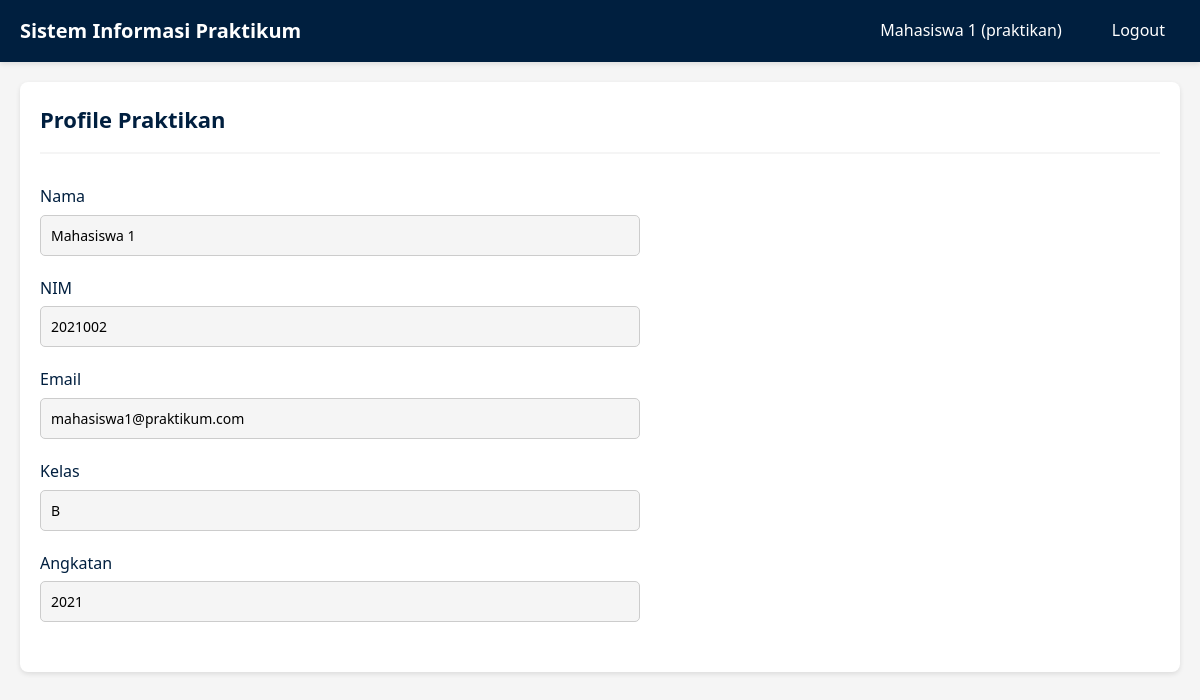
Page /praktikan/profile.php (signed in) on the committed database.
### tables this page shows
CREATE TABLE IF NOT EXISTS praktikan (
    id INT AUTO_INCREMENT PRIMARY KEY,
    user_id INT NOT NULL,
    nim VARCHAR(20) UNIQUE NOT NULL,
    kelas VARCHAR(50),
    angkatan YEAR,
    FOREIGN KEY (user_id) REFERENCES users(id) ON DELETE CASCADE
);

CREATE TABLE IF NOT EXISTS users (
    id INT AUTO_INCREMENT PRIMARY KEY,
    nama VARCHAR(100) NOT NULL,
    email VARCHAR(100) UNIQUE NOT NULL,
    password VARCHAR(255) NOT NULL,
    nim VARCHAR(20),
    role ENUM('admin', 'asisten_dosen', 'praktikan') NOT NULL,
    created_at TIMESTAMP DEFAULT CURRENT_TIMESTAMP
);

### config/session.php (called while the page is built, shortened)
<?php
function isLoggedIn() {
    return isset($_SESSION['user_id']);
}
function getCurrentUser() {
    return [
        'id' => $_SESSION['user_id'],
        'nama' => $_SESSION['nama'],
        'email' => $_SESSION['email'],
        'role' => $_SESSION['role'],
        'nim' => $_SESSION['nim'] ?? null
    ];
}
?>

### praktikan/profile.php (the view, shortened to what this page needs)
<?php
require_once '../config/database.php';
require_once '../config/session.php';
$currentUser = getCurrentUser();
$praktikan = $conn->query("
    SELECT p.*, u.nama, u.email
    FROM praktikan p
    LEFT JOIN users u ON p.user_id = u.id
    WHERE p.user_id = " . $currentUser['id']
)->fetch_assoc();
?>
<!DOCTYPE html>
<html lang="id">
<head>
    <link rel="stylesheet" href="../assets/css/style.css">
</head>
<body>
    <?php include '../includes/navbar.php'; ?>
    <div class="container">
        <div class="card">
            <div class="card-header">
                <h2>Profile Praktikan</h2>
            </div>
            <div class="card-body">
                <?php if ($praktikan): ?>
                    <div style="max-width: 600px;">
                        <div class="form-group">
                            <label>Nama</label>
                            <input type="text" value="<?php echo htmlspecialchars($praktikan['nama']); ?>" readonly style="background-color: #f5f5f5;">
                        </div>
                        <div class="form-group">
                            <label>NIM</label>
                            <input type="text" value="<?php echo htmlspecialchars($praktikan['nim']); ?>" readonly style="background-color: #f5f5f5;">
                        </div>
                        <div class="form-group">
                            <label>Email</label>
                            <input type="email" value="<?php echo htmlspecialchars($praktikan['email']); ?>" readonly style="background-color: #f5f5f5;">
                        </div>
                        <div class="form-group">
                            <label>Kelas</label>
                            <input type="text" value="<?php echo htmlspecialchars($praktikan['kelas'] ?? '-'); ?>" readonly style="background-color: #f5f5f5;">
                        </div>
                        <div class="form-group">
                            <label>Angkatan</label>
                            <input type="text" value="<?php echo htmlspecialchars($praktikan['angkatan'] ?? '-'); ?>" readonly style="background-color: #f5f5f5;">
                        </div>
                    </div>
                <?php else: ?>
                    <div class="alert alert-error">Data praktikan tidak ditemukan!</div>
                <?php endif; ?>
            </div>
        </div>
    </div>
</body>
</html>

### includes/navbar.php (shortened to what this page needs)
<?php
$currentUser = getCurrentUser();
$role = $currentUser['role'] ?? 'praktikan';
$basePath = '';
if (strpos($_SERVER['PHP_SELF'], '/admin/') !== false ||
    strpos($_SERVER['PHP_SELF'], '/asisten/') !== false ||
    strpos($_SERVER['PHP_SELF'], '/praktikan/') !== false) {
    $basePath = '../';
}
$dashboardPath = $basePath . ($role === 'admin' ? 'admin/dashboard.php' : ($role === 'asisten_dosen' ? 'asisten/dashboard.php' : 'praktikan/dashboard.php'));
$logoutPath = $basePath . 'logout.php';
?>
<nav class="navbar">
    <div class="navbar-container">
        <a href="<?php echo $dashboardPath; ?>" class="navbar-brand">
            Sistem Informasi Praktikum
        </a>
        <ul class="navbar-menu">
            <li><span style="color: var(--white); padding: 8px 15px;"><?php echo htmlspecialchars($currentUser['nama']); ?> (<?php echo htmlspecialchars($currentUser['role']); ?>)</span></li>
            <li><a href="<?php echo $logoutPath; ?>">Logout</a></li>
        </ul>
    </div>
</nav>

### assets/css/style.css (style rules this page uses)
* { margin: 0; padding: 0; box-sizing: border-box; }
:root { --navy-blue: #001f3f; --navy-blue-light: #003d7a; --navy-blue-dark: #001529; --black: #000000; --white: #ffffff; --gray-light: #f5f5f5; --gray: #cccccc; --gray-dark: #666666; --success: #28a745; --danger: #dc3545; --warning: #ffc107; --info: #17a2b8; }
body { font-family: 'Segoe UI', Tahoma, Geneva, Verdana, sans-serif; background-color: var(--gray-light); color: var(--black); line-height: 1.6; }
.navbar { background-color: var(--navy-blue); color: var(--white); padding: 15px 0; box-shadow: 0 2px 5px rgba(0, 0, 0, 0.1); }
.navbar-container { max-width: 1200px; margin: 0 auto; padding: 0 20px; display: flex; justify-content: space-between; align-items: center; }
.navbar-brand { font-size: 20px; font-weight: bold; color: var(--white); text-decoration: none; }
.navbar-menu { display: flex; list-style: none; gap: 20px; align-items: center; }
.navbar-menu a { color: var(--white); text-decoration: none; padding: 8px 15px; border-radius: 5px; transition: background-color 0.3s; }
.container { max-width: 1200px; margin: 0 auto; padding: 20px; }
.card { background: var(--white); border-radius: 8px; padding: 20px; margin-bottom: 20px; box-shadow: 0 2px 5px rgba(0, 0, 0, 0.1); }
.card-header { border-bottom: 2px solid var(--gray-light); padding-bottom: 15px; margin-bottom: 20px; }
.card-header h2 { color: var(--navy-blue); font-size: 22px; }
.card-body { padding: 10px 0; }
.form-group { margin-bottom: 20px; }
.form-group label { display: block; margin-bottom: 5px; color: var(--navy-blue); font-weight: 500; }
.form-group input, .form-group select, .form-group textarea { width: 100%; padding: 10px; border: 1px solid var(--gray); border-radius: 5px; font-size: 14px; font-family: inherit; }

### rows in the picture
praktikan: user.nama "Mahasiswa 1", nim "2021002", user.email "mahasiswa1@praktikum.com", kelas "B", angkatan "2021"

### other values in the picture
$currentUser['role'] "praktikan"
